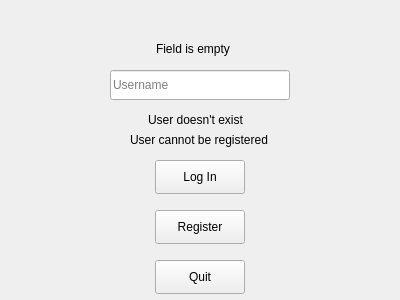
<?xml version="1.0" encoding="UTF-8"?>
<ui version="4.0">
 <class>AuthorizationWindow</class>
 <widget class="QWidget" name="AuthorizationWindow">
  <property name="geometry">
   <rect>
    <x>0</x>
    <y>0</y>
    <width>400</width>
    <height>300</height>
   </rect>
  </property>
  <property name="minimumSize">
   <size>
    <width>400</width>
    <height>300</height>
   </size>
  </property>
  <property name="maximumSize">
   <size>
    <width>400</width>
    <height>300</height>
   </size>
  </property>
  <property name="windowTitle">
   <string>AuthorizationWindow</string>
  </property>
  <widget class="QLineEdit" name="User">
   <property name="enabled">
    <bool>true</bool>
   </property>
   <property name="geometry">
    <rect>
     <x>110</x>
     <y>70</y>
     <width>180</width>
     <height>30</height>
    </rect>
   </property>
   <property name="text">
    <string/>
   </property>
   <property name="frame">
    <bool>true</bool>
   </property>
   <property name="cursorPosition">
    <number>0</number>
   </property>
   <property name="dragEnabled">
    <bool>false</bool>
   </property>
   <property name="placeholderText">
    <string>Username</string>
   </property>
   <property name="clearButtonEnabled">
    <bool>false</bool>
   </property>
  </widget>
  <widget class="QPushButton" name="LogIn">
   <property name="geometry">
    <rect>
     <x>155</x>
     <y>160</y>
     <width>90</width>
     <height>34</height>
    </rect>
   </property>
   <property name="text">
    <string>Log In</string>
   </property>
  </widget>
  <widget class="QPushButton" name="Register">
   <property name="geometry">
    <rect>
     <x>155</x>
     <y>210</y>
     <width>90</width>
     <height>34</height>
    </rect>
   </property>
   <property name="text">
    <string>Register</string>
   </property>
  </widget>
  <widget class="QLabel" name="UserExist">
   <property name="geometry">
    <rect>
     <x>148</x>
     <y>110</y>
     <width>104</width>
     <height>20</height>
    </rect>
   </property>
   <property name="font">
    <font>
     <weight>50</weight>
     <bold>false</bold>
    </font>
   </property>
   <property name="text">
    <string>User doesn't exist</string>
   </property>
  </widget>
  <widget class="QPushButton" name="Quit">
   <property name="geometry">
    <rect>
     <x>155</x>
     <y>260</y>
     <width>90</width>
     <height>34</height>
    </rect>
   </property>
   <property name="text">
    <string>Quit</string>
   </property>
  </widget>
  <widget class="QLabel" name="FieldUsername">
   <property name="geometry">
    <rect>
     <x>156</x>
     <y>40</y>
     <width>81</width>
     <height>18</height>
    </rect>
   </property>
   <property name="text">
    <string>Field is empty</string>
   </property>
  </widget>
  <widget class="QLabel" name="UserReg">
   <property name="geometry">
    <rect>
     <x>130</x>
     <y>130</y>
     <width>151</width>
     <height>20</height>
    </rect>
   </property>
   <property name="font">
    <font>
     <weight>50</weight>
     <bold>false</bold>
    </font>
   </property>
   <property name="text">
    <string>User cannot be registered</string>
   </property>
  </widget>
 </widget>
 <layoutdefault spacing="6" margin="11"/>
 <resources/>
 <connections/>
</ui>
